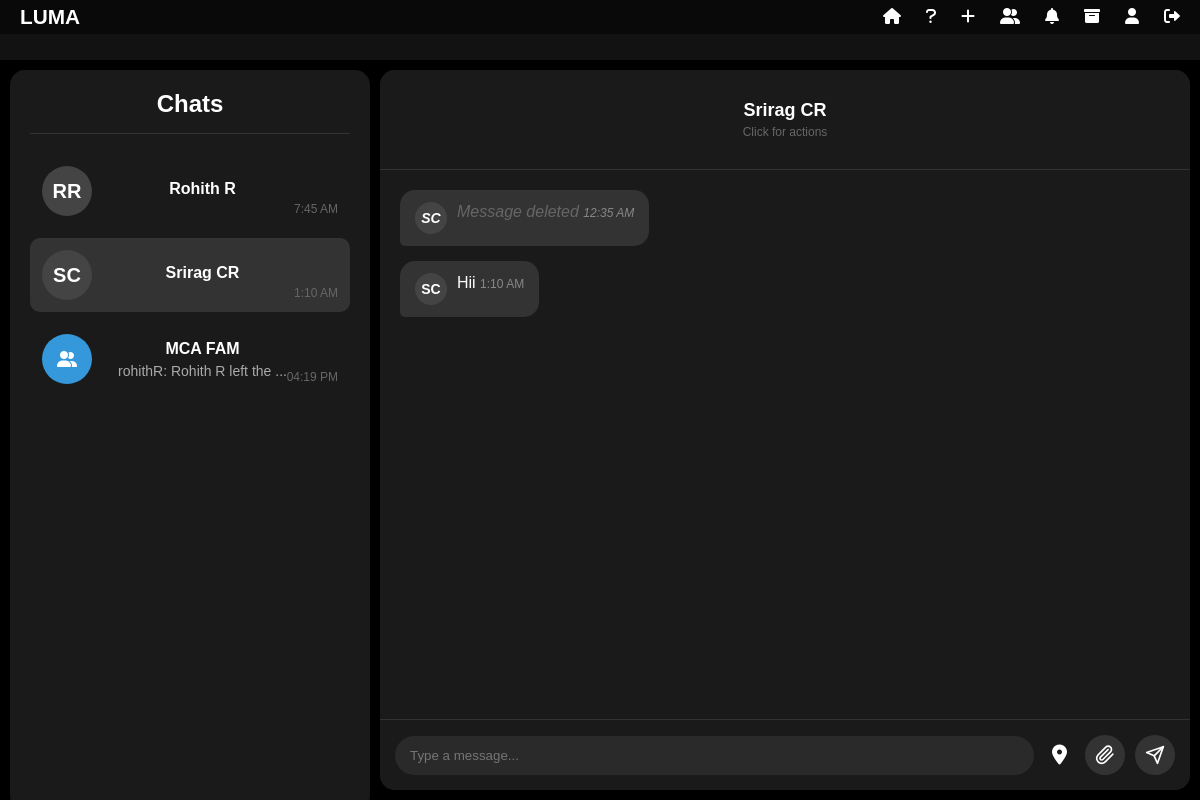
Screenshot of /chats/25/ (signed in) with the database file from the repository.
### chat/models.py (models this page shows, shortened)
class Chat(models.Model):
    sender = models.ForeignKey(User, related_name='sender_chats', on_delete=models.CASCADE)
    recipient = models.ForeignKey(User, related_name='recipient_chats', on_delete=models.CASCADE)
    created_at = models.DateTimeField(auto_now_add=True)
    updated_at = models.DateTimeField(auto_now=True)
    archived_by = models.ManyToManyField(User, related_name='archived_chats', blank=True)
    class Meta:
        db_table = 'chat_chat'

class User(AbstractBaseUser):
    first_name = models.CharField(max_length=30)
    last_name = models.CharField(max_length=30)
    username = models.CharField(max_length=30, unique=True)
    email = models.EmailField(unique=True)
    profile_picture = models.ImageField(upload_to='profile_pics', blank=True, null=True)  # Removed trailing slash
    created_at = models.DateTimeField(auto_now_add=True)
    is_active = models.BooleanField(default=True)
    is_admin = models.BooleanField(default=False)
    is_banned = models.BooleanField(default=False)
    ban_expiry = models.DateTimeField(null=True, blank=True)
    ban_reason = models.TextField(blank=True, null=True)
    objects = UserManager()
    USERNAME_FIELD = 'username'
    REQUIRED_FIELDS = ['email', 'first_name', 'last_name']
    class Meta:
        db_table = 'chat_user'
    def is_currently_banned(self):
        if not self.is_banned:
            return False
        if self.ban_expiry and timezone.now() > self.ban_expiry:
            self.unban_user()
            return False
        return True

class Message(models.Model):
    chat = models.ForeignKey(Chat, related_name='messages', on_delete=models.CASCADE)
    sender = models.ForeignKey(User, on_delete=models.CASCADE)
    content = models.TextField()
    sent_at = models.DateTimeField(auto_now_add=True)
    read_by = models.ManyToManyField(User, related_name='read_messages', blank=True)
    deleted_for = models.ManyToManyField(User, related_name='deleted_messages', blank=True)
    deleted_for_everyone = models.BooleanField(default=False)
    attachment = models.FileField(upload_to='chat_attachments', null=True, blank=True)  # Removed trailing slash
    attachment_type = models.CharField(max_length=50, null=True, blank=True)
    attachment_name = models.CharField(max_length=255, null=True, blank=True)
    class Meta:
        db_table = 'chat_message'
        ordering = ['sent_at']

### chat/views.py (the view)
# urls.py: path('chats/<int:chat_id>/', views.chat_detail, name='chat_detail'),
@login_required
def chat_detail(request, chat_id):
    chat = get_object_or_404(Chat, id=chat_id)
    if request.user != chat.sender and request.user != chat.recipient:
        return redirect('chat_list')
    chats = Chat.objects.filter(
        Q(sender=request.user) | Q(recipient=request.user)
    ).order_by('-updated_at')
    for chat_item in chats:
        other_user = chat_item.recipient if chat_item.sender == request.user else chat_item.sender
        unread_count = Message.objects.filter(
            chat=chat_item,
            sender=other_user
        ).exclude(read_by=request.user).count()
        chat_item.unread_count = unread_count
    messages = Message.objects.filter(chat=chat).order_by('sent_at')
    other_user = chat.recipient if chat.sender == request.user else chat.sender
    unread_messages = Message.objects.filter(
        chat=chat,
        sender=other_user
    ).exclude(read_by=request.user)
    for message in unread_messages:
        message.read_by.add(request.user)
    return render(request, 'chat.html', {
        'chats': chats,
        'active_chat': chat,
        'active_chat_id': chat.id,
        'messages': messages
    })

### chat/templatetags/chat_filters.py (called while the page is built)
@register.filter
def contains(queryset, obj):
    return obj in queryset

### templates/chat.html (shortened to what this page needs)
{% extends "base.html" %} {% load tz %} {% load chat_filters %} {% block content %}
<link
  href="https://cdnjs.cloudflare.com/ajax/libs/font-awesome/6.0.0/css/all.min.css"
  rel="stylesheet"
/>
<div class="chat-container">
  <div class="chat-list-panel">
    <div class="chat-list-title">Chats</div>
    <div class="chat-list">
      {% if chats %}
        {% for chat in chats %}
        <div
          class="chat-item {% if active_chat and chat.id == active_chat.id %} active {% endif %}{% if chat.unread_count > 0 %} has-unread {% endif %}"
          data-chat-url="{% url 'chat_detail' chat.id %}"
          data-chat-id="{{ chat.id }}"
          onclick="loadChat(this, event)">
          <div class="chat-item-pfp">
            {% if chat.sender == request.user %}
              {% if chat.recipient_profile_pic %}
                <img
                  src="{{ chat.recipient_profile_pic }}"
                  alt="Profile Picture"
                  class="pfp-image"
                  onerror="this.style.display='none'; this.nextElementSibling.style.display='flex';"
                />
                <div class="pfp-initials" style="display: none;">
                  {{ chat.recipient.first_name|slice:":1" }}{{ chat.recipient.last_name|slice:":1" }}
                </div>
              {% else %}
                <div class="pfp-initials">
                  {{ chat.recipient.first_name|slice:":1" }}{{ chat.recipient.last_name|slice:":1" }}
                </div>
              {% endif %}
            {% else %}
              {% if chat.sender_profile_pic %}
                <img
                  src="{{ chat.sender_profile_pic }}"
                  alt="Profile Picture"
                  class="pfp-image"
                  onerror="this.style.display='none'; this.nextElementSibling.style.display='flex';"
                />
                <div class="pfp-initials" style="display: none;">
                  {{ chat.sender.first_name|slice:":1" }}{{ chat.sender.last_name|slice:":1" }}
                </div>
              {% else %}
                <div class="pfp-initials">
                  {{ chat.sender.first_name|slice:":1" }}{{ chat.sender.last_name|slice:":1" }}
                </div>
              {% endif %}
            {% endif %}
          </div>
          <div class="chat-item-details">
            <div class="chat-item-name"
                 data-first-name="{% if chat.sender == request.user %}{{ chat.recipient.first_name }}{% else %}{{ chat.sender.first_name }}{% endif %}"
                 data-last-name="{% if chat.sender == request.user %}{{ chat.recipient.last_name }}{% else %}{{ chat.sender.last_name }}{% endif %}">
              {% if chat.sender == request.user %}
                {{ chat.recipient.first_name }} {{ chat.recipient.last_name }}
              {% else %}
                {{ chat.sender.first_name }} {{ chat.sender.last_name }}
              {% endif %}
            </div>
          </div>
          <div class="chat-item-time">
            {{ chat.updated_at|localtime|date:"g:i A" }}
          </div>
        </div>
        {% endfor %}
      {% else %}
        <div style="text-align: center; color: #666; padding: 20px;">
          No chats yet. Add a friend to start chatting!
        </div>
      {% endif %}
    </div>
  </div>
  <div class="chat-area">
    <div class="chat-header">
      {% if active_chat %}
      <div class="chat-header-info" onclick="openUserActionsModal()"
           data-username="{% if active_chat.sender == request.user %}{{ active_chat.recipient.username }}{% else %}{{ active_chat.sender.username }}{% endif %}"
           data-has-profile-picture="{% if active_chat.sender == request.user %}{% if active_chat.recipient.profile_picture %}true{% else %}false{% endif %}{% else %}{% if active_chat.sender.profile_picture %}true{% else %}false{% endif %}{% endif %}"
           data-profile-picture="">
          <div class="chat-header-name">
            {% if active_chat.sender == request.user %}
              {{ active_chat.recipient.first_name }} {{ active_chat.recipient.last_name }}
            {% else %}
              {{ active_chat.sender.first_name }} {{ active_chat.sender.last_name }}
            {% endif %}
          </div>
          <div class="chat-header-subtitle">Click for actions</div>
        </div>
      {% endif %}
    </div>
    <div class="messages-container">
      {% if active_chat %}
        {% if messages %}
          {% for message in messages %}
            <div class="message {% if message.sender == request.user %}message-sent{% else %}message-received{% endif %} {% if message.deleted_for_everyone %}deleted{% endif %}"
                 data-message-id="{{ message.id }}"
                 data-sender-id="{{ message.sender.id }}"
                 oncontextmenu="showContextMenu(event, this)"
                 {% if message.deleted_for.all|contains:request.user %}style="display: none;"{% endif %}>
              <div class="message-pfp">
                {% if message.sender.profile_picture %}
                  <img src="{{ message.sender.profile_picture.url }}" alt="Profile Picture">
                {% else %}
                  <div class="pfp-initials">
                    {{ message.sender.first_name|slice:":1" }}{{ message.sender.last_name|slice:":1" }}
                  </div>
                {% endif %}
              </div>
              <div class="message-content">
                {% if message.deleted_for_everyone %}
                  <i>Message deleted</i>
                {% else %}
                  {% if "location-message" in message.content %}
                    {{ message.content|safe }}
                  {% else %}
                    {{ message.content }}
                  {% endif %}
                {% endif %}
                <div class="message-time">
                  {{ message.sent_at|localtime|date:"g:i A" }}
                </div>
              </div>
            </div>
          {% endfor %}
        {% else %}
          <div class="start-message" id="no-messages-prompt">No messages yet. Start the conversation!</div>
        {% endif %}
      {% else %}
        <div class="start-message">Add a friend to start messaging!</div>
        <button class="add-contact-button" onclick="openFriendDialog()">Add</button>
      {% endif %}
    </div>
    {% if active_chat %}
    <div class="input-area" style="display: flex; width: 100%;">
      <div class="chat-footer" style="width: 100%; display: flex;">
        <div class="input-container" style="width: 100%; display: flex; flex: 1;">
          <input
            type="text"
            id="messageInput"
            placeholder="Type a message..."
            class="message-input"
            style="flex: 1; width: calc(100% - 60px);"
            onkeydown="if (event.key === 'Enter' && !event.shiftKey) { event.preventDefault(); sendMessage(); }"
          >
          <div class="input-buttons">
            <button class="location-button" onclick="sendLocation()">
              <i class="fa-solid fa-location-dot"></i>
            </button>
            <button class="attach-button" onclick="document.getElementById('fileInput').click()">
            </button>
            <button class="send-button" onclick="sendMessage()">
              <svg
                width="20"
                height="20"
                viewBox="0 0 24 24"
                fill="none"
                xmlns="http://www.w3.org/2000/svg"
              >
                <path
                  d="M22 2L11 13"
                  stroke="white"
                  stroke-width="2"
                  stroke-linecap="round"
                  stroke-linejoin="round"
                />
                <path
                  d="M22 2L15 22L11 13L2 9L22 2Z"
                  stroke="white"
                  stroke-width="2"
                  stroke-linecap="round"
                  stroke-linejoin="round"
                />
              </svg>
            </button>
          </div>
        </div>
      </div>
    </div>
    {% endif %}
  </div>
  {% endblock %}

### templates/base.html (style rules this page uses)
* { margin: 0; padding: 0; box-sizing: border-box; font-family: "Poppins", sans-serif; user-select: none; scrollbar-width: none; }
body { background-color: #121212; color: white; }

### templates/chat.html (style rules this page uses)
* { margin: 0; padding: 0; box-sizing: border-box; font-family: "Arial", sans-serif; }
.chat-container { background-color: black; color: white; height: calc(100vh - 60px); display: flex; overflow: hidden; position: fixed; top: 60px; left: 0; right: 0; bottom: 0; }
.chat-list-panel { width: 30%; height: 100%; background-color: #1a1a1a; border-radius: 15px; padding: 20px; display: flex; flex-direction: column; margin: 10px; }
.chat-list-title { text-align: center; font-size: 24px; font-weight: bold; margin-bottom: 20px; padding-bottom: 15px; border-bottom: 1px solid #333; }
.chat-list { flex: 1; overflow-y: auto; }
.chat-item { display: flex; align-items: center; padding: 12px; margin-bottom: 10px; border-radius: 10px; cursor: pointer; transition: background-color 0.2s; position: relative; }
.chat-item.active { background-color: #333; }
.chat-item-pfp { width: 50px; height: 50px; border-radius: 50%; overflow: hidden; display: flex; align-items: center; justify-content: center; background-color: #444; font-size: 20px; font-weight: bold; color: white; margin-right: 15px; flex-shrink: 0; }
.pfp-initials { display: flex; align-items: center; justify-content: center; width: 100%; height: 100%; }
.chat-item-details { flex: 1; overflow: hidden; margin-right: 40px; }
.chat-item-name { font-weight: bold; margin-bottom: 5px; }
.chat-item-time { position: absolute; bottom: 12px; right: 12px; font-size: 12px; color: #666; }
.chat-area { flex: 1; background-color: #1a1a1a; border-radius: 15px; margin: 10px; margin-left: 0; display: flex; flex-direction: column; overflow: hidden; }
.chat-header { padding: 20px; border-bottom: 1px solid #333; display: flex; align-items: center; background-color: #1a1a1a; }
.chat-header-info { flex: 1; cursor: pointer; padding: 10px; border-radius: 8px; transition: background-color 0.2s; }
.chat-header-name { font-size: 18px; font-weight: bold; }
.chat-header-subtitle { font-size: 12px; color: #666; margin-top: 4px; }
.messages-container { flex: 1; padding: 20px; overflow-y: auto; display: flex; flex-direction: column; background-color: #1a1a1a; align-items: stretch; min-height: 0; height: 100%; }
.message { max-width: 70%; padding: 12px 15px; border-radius: 15px; margin-bottom: 15px; word-wrap: break-word; position: relative; width: fit-content; cursor: context-menu; display: flex; align-items: flex-start; gap: 10px; }
.message-pfp { width: 32px; height: 32px; border-radius: 50%; overflow: hidden; display: flex; align-items: center; justify-content: center; background-color: #444; flex-shrink: 0; }
.message-pfp .pfp-initials { font-size: 14px; font-weight: bold; color: white; }
.message-content { flex: 1; }
.message.deleted { font-style: italic; color: #666; }
.message-received { background-color: #333; align-self: flex-start; border-bottom-left-radius: 5px; }
.message-time { font-size: 12px; color: #888; margin-top: 4px; text-align: right; display: inline-flex; align-items: center; }
.input-area { padding: 15px; border-top: 1px solid #333; display: flex; width: 100%; background-color: #1a1a1a; position: relative; z-index: 1; }
.chat-footer { width: 100%; display: flex; }
.input-container { position: relative; width: 100%; display: flex; align-items: center; }
.message-input { flex: 1; width: 100%; background-color: #2a2a2a; border: none; border-radius: 20px; padding: 12px 15px; color: white; outline: none; margin-right: 10px; }
.input-buttons { display: flex; gap: 10px; align-items: center; }
.attach-button, .send-button { background-color: #333; border: none; border-radius: 50%; width: 40px; height: 40px; color: white; cursor: pointer; display: flex; align-items: center; justify-content: center; transition: background-color 0.2s; position: relative; }
.attach-button svg { width: 20px; height: 20px; }
.location-button { background: none; border: none; color: white; cursor: pointer; padding: 8px; display: flex; align-items: center; justify-content: center; position: relative; transition: color 0.2s; }
.location-button i { font-size: 20px; }

### rows the page displays
Chat: sender.first_name "R", sender.last_name "R", sender.first_name "Rohith", updated_at "7:45 AM"
Chat: sender.first_name "S", sender.last_name "C", sender.first_name "Srirag", sender.last_name "CR", updated_at "1:10 AM"
Message: sender.first_name "S", sender.last_name "C", deleted_for_everyone "Message deleted", sent_at "12:35 AM"
Message: sender.first_name "S", sender.last_name "C", content "Hii", sent_at "1:10 AM"
